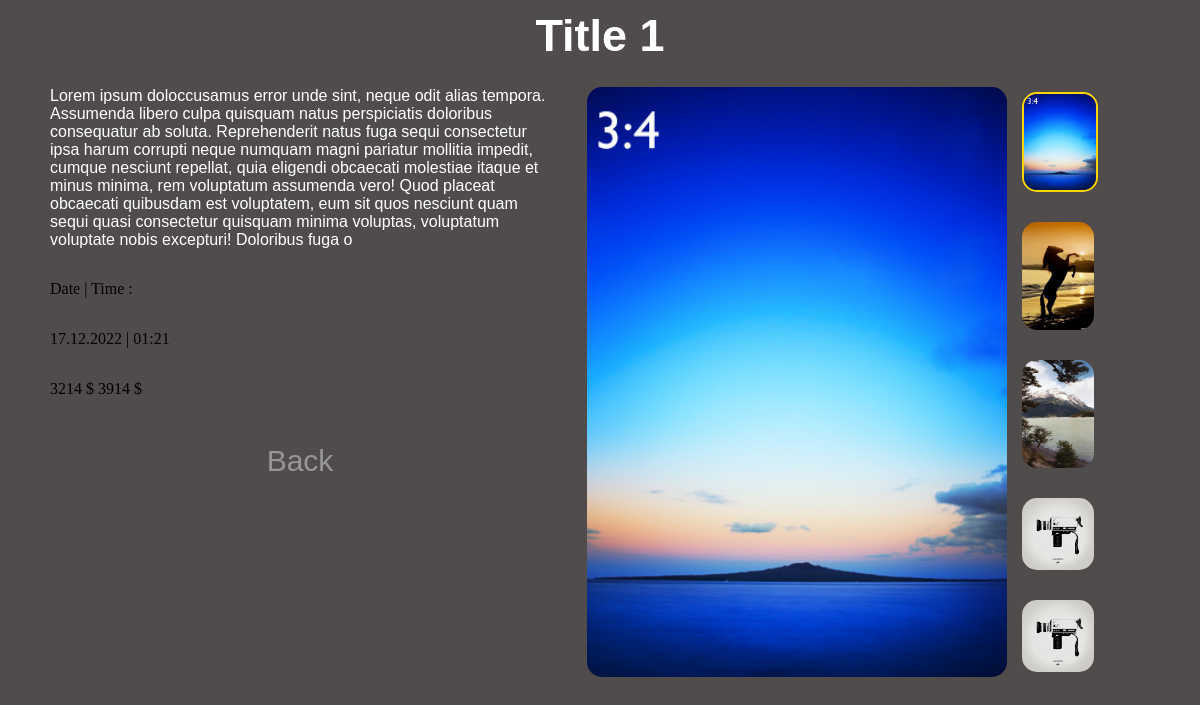
The app's page /posts/article/one/ with its own data.
### app/models.py (models this page shows, shortened)
class FM(models.Model):
    title = models.CharField(max_length=100, verbose_name='Title')
    price = models.IntegerField(default=0)
    desc = RichTextField(max_length=5000, blank=True, null=True)
    image1 = models.ImageField(upload_to='media/%Y/%m/%d', blank=True, verbose_name='Photo 1')
    image2 = models.ImageField(upload_to='media/%Y/%m/%d', blank=True, verbose_name='Photo 2')
    image3 = models.ImageField(upload_to='media/%Y/%m/%d', blank=True, verbose_name='Photo 3')
    image4 = models.ImageField(upload_to='media/%Y/%m/%d', blank=True, verbose_name='Photo 4')
    image5 = models.ImageField(upload_to='media/%Y/%m/%d', blank=True, verbose_name='Photo 5')
    slug = models.SlugField(unique=True, verbose_name='URL', blank=True)
    is_pub = models.BooleanField(default=False, verbose_name='Published')
    added = models.DateTimeField(auto_now_add=True, verbose_name='Added')
    updated = models.DateTimeField(auto_now=True, verbose_name='Updated')
    class Meta:
        verbose_name_plural = 'Model'

### app/views.py (the view)
# urls.py: path('posts/article/<slug:id_slug>/', article, name='article'),
def article(request, id_slug):
    post = get_object_or_404(FM, slug=id_slug)
    return render(request, 'app_temp/article.html', {
            'post': post,
            'id_slug': id_slug,
        })

### app/templates/app_temp/article.html (shortened to what this page needs)
{% extends 'app_temp/base.html' %}
{% block article %}
    {% if post.is_pub %}
        <h2>{{ post.title }}</h2>
        <div class="article_row">
            <div class="desc_column">
                <p class="description">{{ post.desc|safe }}</p>
                <p class="description_date">Date | Time : </p>
                <p class="description_date">{{ post.updated|date:"d.m.Y" }} | {{ post.updated|date:"H:i" }}</p>
                <p class="description_price">{{ post.price }} $ <span class="price_through">{{ post.price|add:'700' }} $</span></p>
                <a class="back_link" href="{% url 'posts' %}">Back</a>
            </div>
            <div class="images_row">
                {% if post.image1 %}
                    <img class="image image_one" src="{{ post.image1.url }}" alt="Post Image1">
                {% endif %}
                <div class="images_column">
                    {% if post.image1 %}
                        <img class="image image1" src="{{ post.image1.url }}" alt="Post Image1">
                    {% endif %}
                    {% if post.image2 %}
                        <img class="image image2" src="{{ post.image2.url }}" alt="Post Image2">
                    {% endif %}
                    {% if post.image3 %}
                        <img class="image image3" src="{{ post.image3.url }}" alt="Post Image3">
                    {% endif %}
                    {% if post.image4 %}
                        <img class="image image4" src="{{ post.image4.url }}" alt="Post Image4">
                    {% endif %}
                    {% if post.image5 %}
                        <img class="image image5" src="{{ post.image5.url }}" alt="Post Image5">
                    {% endif %}
                </div>
            </div>
        </div>
    {% endif %}
{% endblock article %}

### app/static/app_static/css/style.css (style rules this page uses)
body { background-color: rgb(80, 76, 76); }
h1, h2 { display: block; width: fit-content; margin: 10px auto; font-family: sans-serif; font-size: 45px; color: white; }
.images_column { display: flex; flex-direction: column; justify-content: center; }

### app/static/app_static/css/article.css (style rules this page uses)
.article_row { display: flex; flex-direction: row; justify-content: space-around; width: 1100px; margin: 0 auto; }
.desc_column { display: flex; flex-direction: column; }
.description { display: block; max-width: 500px; min-width: 200px; text-align: left; margin: 15px auto; font-family: sans-serif; color: white; }
.back_link { text-decoration: none; color: rgb(151, 150, 150); display: block; width: fit-content; margin: 30px auto; font-family: sans-serif; font-size: 30px; }
.images_row { display: flex; flex-direction: row; margin: 0 auto; width: fit-content; }
.image { display: block; width: 72px; margin: 15px; margin-left: 0; border-radius: 15px; cursor: pointer; }
.image_one { object-fit: cover; overflow: hidden; min-width: 420px; max-width: 480px; height: 590px; }
.image1 { border: 2px solid gold; }

### records on screen
FM: title "Title 1", desc "Lorem ipsum doloccusamus error unde sint, neque odit alias tempora. Assumenda libero culpa quisquam natus perspiciatis doloribus consequatur ab soluta. Reprehenderit natus fuga sequi consectetur ipsa harum corrupti neque numquam magni pariatur mollitia impedit, cumque nesciunt repellat, quia eligendi obcaecati molestiae itaque et minus minima, rem voluptatum assumenda vero! Quod placeat obcaecati quibusdam est voluptatem, eum sit quos nesciunt quam sequi quasi consectetur quisquam minima voluptas, voluptatum voluptate nobis excepturi! Doloribus fuga o", updated "17.12.2022", updated "01:21", price "3214", price|add "3914", image1 (picture), image2 (picture), image3 (picture), image4 (picture), image5 (picture)
